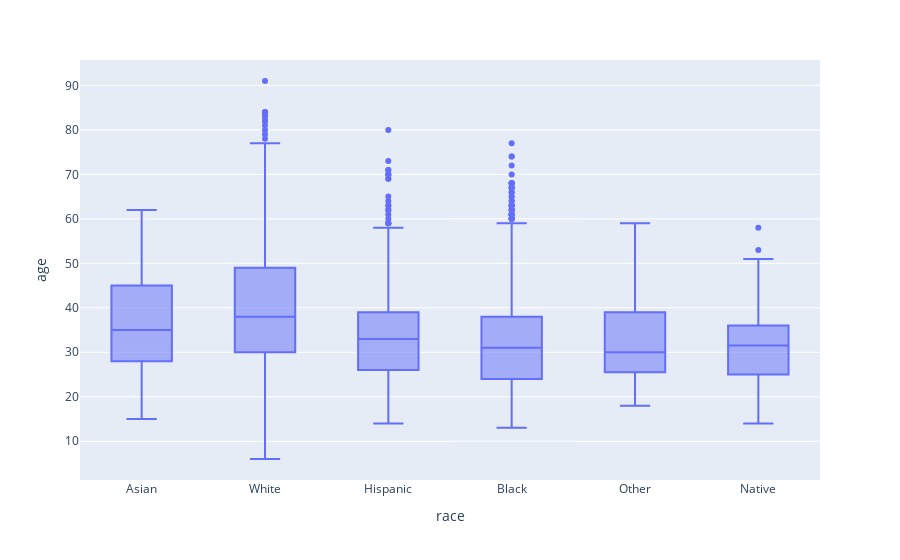

Notebook code for this chart:
### Code cell
fig = px.box(df, x="race", y="age", points="outliers")
fig.show()

### Figure 1 — Plotly figure (JSON) as saved in the notebook; plotly's stock layout.template omitted (floating-point values rounded to 4 significant figures; data arrays with more than 128 entries replaced by an {"elided": "..."} marker saying what was removed)
{"data": [{"alignmentgroup": "True", "boxpoints": "outliers", "hovertemplate": "race=%{x}<br>age=%{y}<extra></extra>", "legendgroup": "", "marker": {"color": "#636efa"}, "name": "", "notched": false, "offsetgroup": "", "orientation": "v", "showlegend": false, "type": "box", "x": {"elided": "4895 str values"}, "x0": " ", "xaxis": "x", "y": {"elided": "4895 float values"}, "y0": " ", "yaxis": "y"}], "layout": {"boxmode": "group", "legend": {"tracegroupgap": 0}, "margin": {"t": 60}, "xaxis": {"anchor": "y", "domain": [0, 1], "title": {"text": "race"}}, "yaxis": {"anchor": "x", "domain": [0, 1], "title": {"text": "age"}}}}
